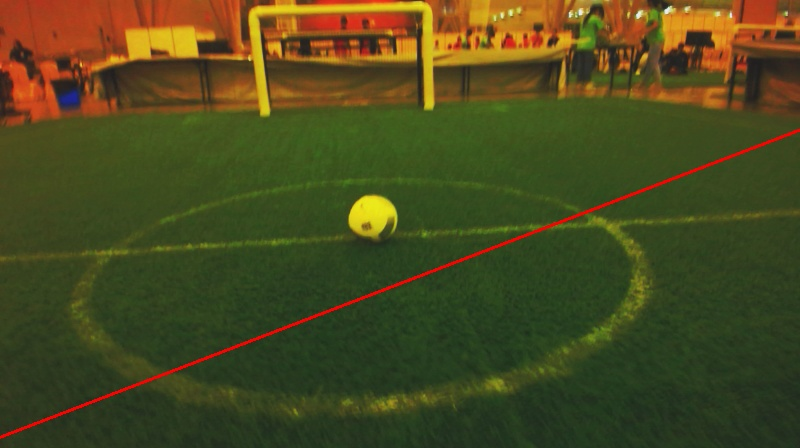
#> input picture houghlines3.jpg, 800 x 448 px
$ python main.py houghlines3.jpg
#> lines starting #> are read from the running program, lines starting #| are printed output that depends on the picture; after the words box and inside, x2 and y2 are one past the last pixel; in counts of white or black regions, pixels touching at a corner belong together
#> further down, img is the input picture: shape (448, 800, 3); mean B, G, R 30.4, 73, 74.3
import cv2
import matplotlib.pyplot as plt
import numpy as np
import sys

def display(img):
    img_rgb = cv2.cvtColor(img, cv2.COLOR_BGR2RGB)
    plt.imshow(img_rgb)
    plt.show()

def display_gray(img):
    plt.imshow(img, cmap='gray')
    plt.show()


class model:
    def findBall(img):
        pass

class FirstModel(model):
    def findBall(self, img):
        img_hsv = cv2.cvtColor(img, cv2.COLOR_BGR2HSV)
        h, s, v = cv2.split(img_hsv)
        seq = cv2.equalizeHist(s)
        hsv_new = cv2.merge([h,seq,v])
        gray = cv2.cvtColor(hsv_new, cv2.COLOR_BGR2GRAY)
        blur = cv2.GaussianBlur(gray, (5,5), 1.5)
        edges = cv2.Canny(blur,150,300)
        kernel = np.ones((3,3))
        dil = cv2.dilate(edges, kernel)
        circles = cv2.HoughCircles(dil, cv2.HOUGH_GRADIENT, 3, 10000, param1=100,param2=80)
        cv2.imshow(path, dil)
        return circles

class SecondModel(model):
    def findBall(self, img):
        img_hsv = cv2.cvtColor(img, cv2.COLOR_BGR2HSV)
#> img_hsv: shape (448, 800, 3); mean H, S, V 37.6, 152.2, 87.7
        h, s, v = cv2.split(img_hsv)
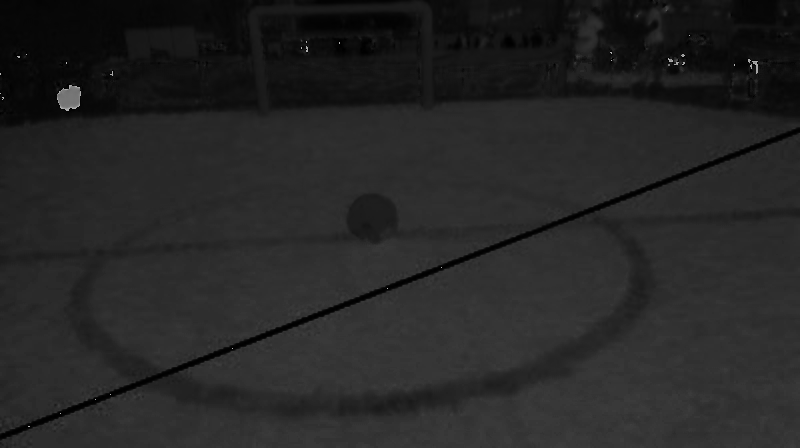
#> h: shape (448, 800); min 0, max 179, mean 37.6
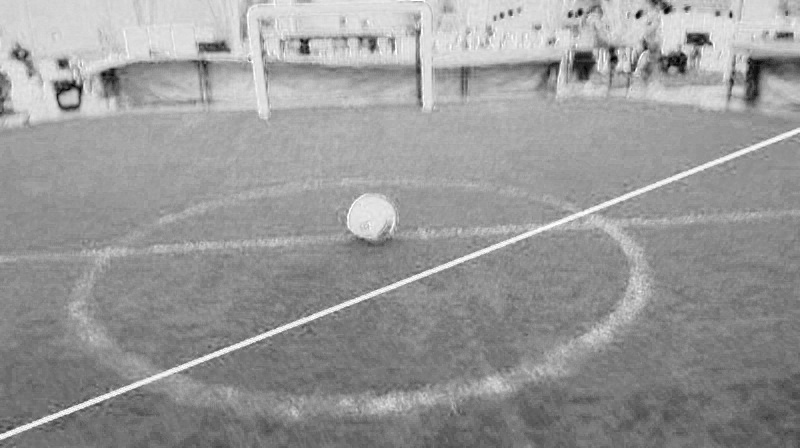
#> s: shape (448, 800); min 0, max 255, mean 152.2
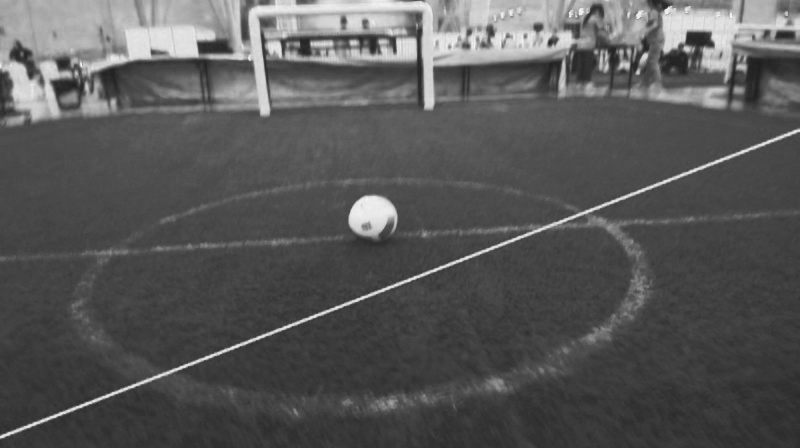
#> v: shape (448, 800); min 31, max 253, mean 87.7
        seq = cv2.equalizeHist(s)
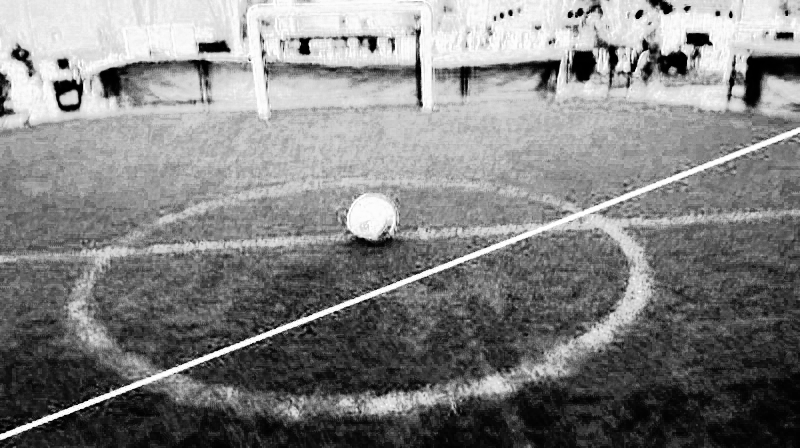
#> seq: shape (448, 800); min 0, max 255, mean 128.7

        h_blur = cv2.GaussianBlur(h, (11,11), 2)
        th, h_tresh = cv2.threshold(h_blur, 30, 1, cv2.THRESH_BINARY)
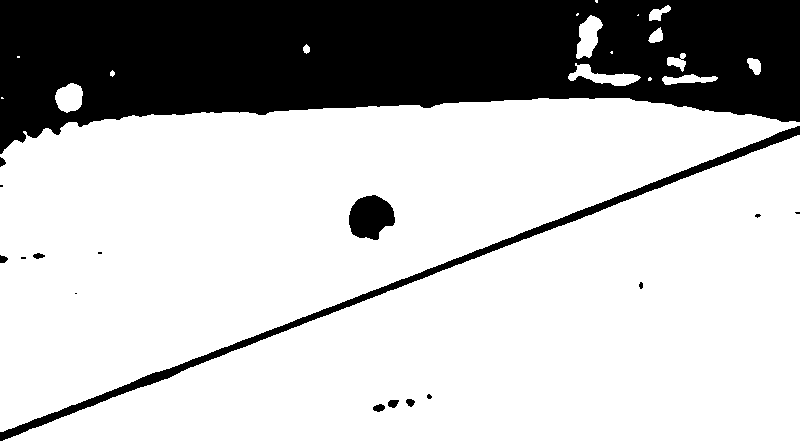
#> h_tresh: shape (448, 800); values 0 (black) and 1 (white), 73.9% white; 17 black regions (7 under 20 px)

        contours, hierarchy = cv2.findContours(h_tresh,cv2.RETR_LIST,cv2.CHAIN_APPROX_SIMPLE)[-2:]
#> contours = 30 contours, 11 with area under 20; largest, box (x1, y1, x2, y2) and area: (0, 98, 800, 432) 133894, (0, 135, 800, 448) 127524, (348, 194, 396, 241) 1576, (576, 15, 603, 59) 668, (568, 63, 641, 86) 634
        L=[]
        for cnt in contours:
            x,y,width,height = cv2.boundingRect(cnt)
            L.append((x,y,width,height))
#> this loop made 30 passes
#> (x, y, width, height) on passes 1 to 12: (372, 403, 14, 10), (387, 399, 13, 10), (405, 398, 11, 10), (426, 393, 7, 7), (74, 292, 4, 3), (638, 281, 6, 9), (20, 256, 7, 4), (32, 252, 14, 8), (97, 251, 6, 4), (754, 213, 8, 6), (348, 194, 48, 47), (0, 135, 800, 313)
#> (cnt, x, y, width, height) on passes 14, 21, 27: ([[1, 97], [1, 98], [3, 98], [2, 97]], 1, 97, 3, 2), ([[17, 56], [17, 57], [19, 57], [19, 56]], 17, 56, 3, 2), ([[638, 14], [637, 15], [638, 15]], 637, 14, 2, 2)
#> after the loop, L = 30 items, first 6: (372, 403, 14, 10), (387, 399, 13, 10), (405, 398, 11, 10), (426, 393, 7, 7), (74, 292, 4, 3), (638, 281, 6, 9)
        lbound = sorted(L, key=lambda x: x[-2], reverse=True)[0]
#> lbound = (0, 135, 800, 313)

        hsv_new = cv2.merge([h,seq,v])
#> hsv_new: shape (448, 800, 3); mean H, S, V 37.6, 128.7, 87.7

        cropped_image = hsv_new[lbound[1] : lbound[1] + lbound[3], :]
#> cropped_image: shape (313, 800, 3); mean H, S, V 44.7, 102.3, 70.8

        gray = cv2.cvtColor(cropped_image, cv2.COLOR_BGR2GRAY)
        h_blur = cv2.GaussianBlur(gray, (7,7), 3)
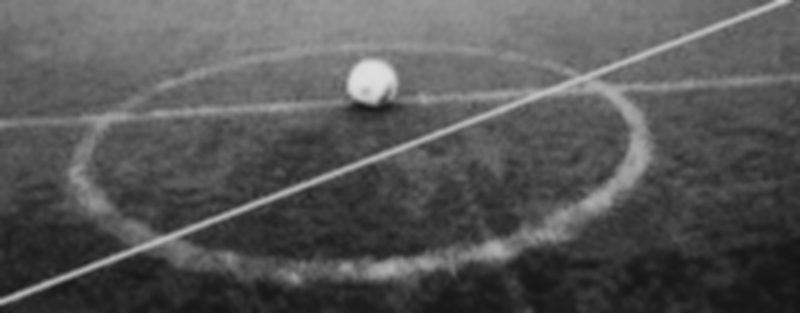
#> h_blur: shape (313, 800); min 21, max 222, mean 86.3

        kernel = np.ones((3,3))

        edges = cv2.Canny(h_blur,130,200)
#> edges: shape (313, 800); 0.71% white in thin lines or dots
        dil = cv2.dilate(edges, kernel)
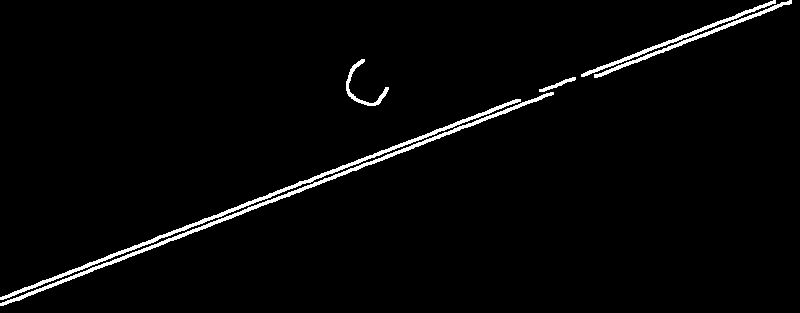
#> dil: shape (313, 800); 2.5% white; 6 white regions, box (x1, y1, x2, y2) and area: (0, 92, 554, 306) 2144, (0, 99, 521, 300) 2033, (594, 0, 792, 78) 773, (581, 0, 776, 77) 756, (346, 59, 389, 106) 344, (539, 77, 576, 92) 138
        circles = cv2.HoughCircles(dil, cv2.HOUGH_GRADIENT, 3, 10000, param1=1000,param2=90)
#> circles = None

        if(circles is None):
            return [[None, None], 0]
        x, y, r = circles[0].reshape(3)
        return [[x, lbound[1] + y], r]

if __name__ == "__main__":
    model2 = SecondModel()
    img_path = sys.argv[1]
    img = cv2.imread(img_path)
    res = model2.findBall(img)
#> res = 2 items

    x = res[0][0]
    y = res[0][1]
    r = res[1]
#> r = 0

    if(x is not None):
        cv2.circle(img, (int(x), int(y)), int(r), (0, 255, 0), 4)
        cv2.rectangle(img, (int(x) - 5, int(y) - 5), (int(x) + 5, int(y) + 5), (0, 128, 255), -1)

        # show the output image
        cv2.imshow("output", img)
        cv2.waitKey(0)
        print("Center : x :", res[0][0], "- y :", res[0][1], " - radius :", res[1])
    else:
        print("The model failed to find the ball.")
